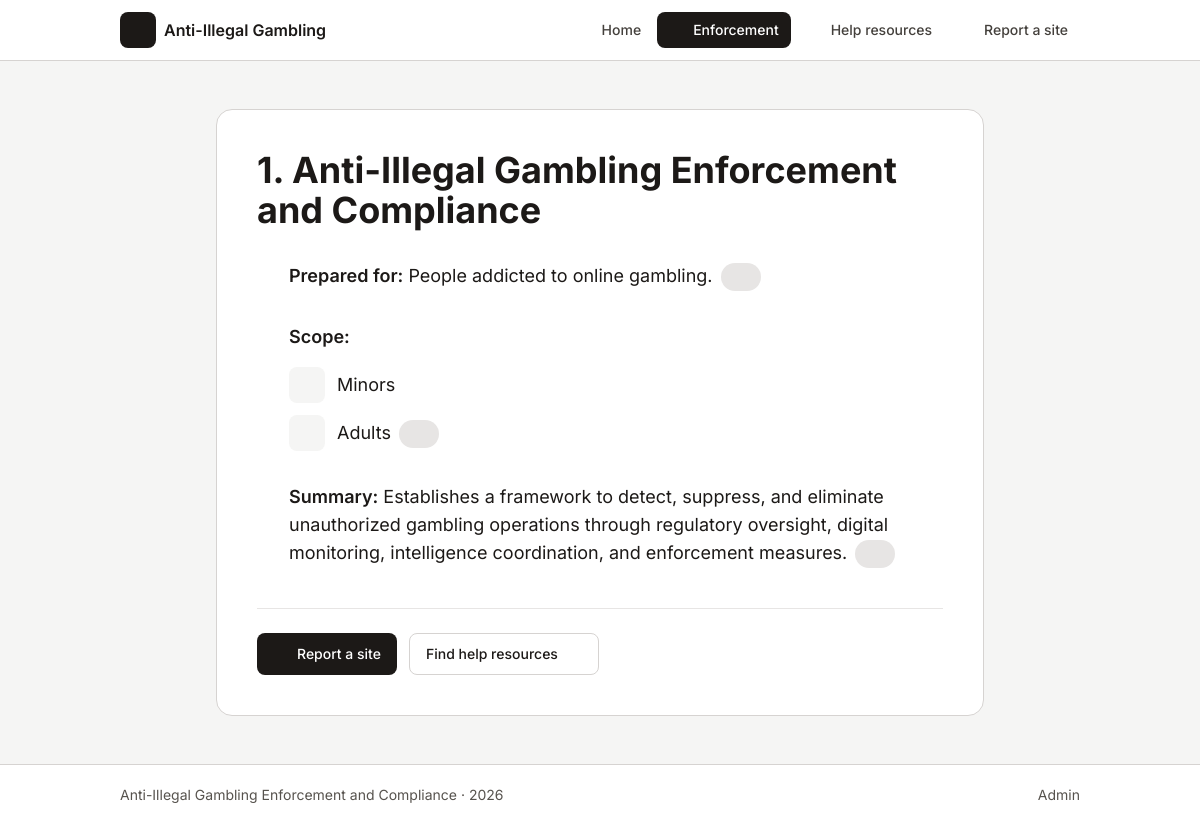
Page /enforcement.php on the committed database.
### tables this page shows
CREATE TABLE sections (
  id           INT UNSIGNED AUTO_INCREMENT PRIMARY KEY,
  section_no   INT UNSIGNED NOT NULL,
  title        VARCHAR(255) NOT NULL,
  prepared_for VARCHAR(255) NOT NULL,
  summary      TEXT NOT NULL
);

CREATE TABLE scope_items (
  id         INT UNSIGNED AUTO_INCREMENT PRIMARY KEY,
  section_id INT UNSIGNED NOT NULL,
  label      VARCHAR(100) NOT NULL,
  icon       VARCHAR(30)  NOT NULL DEFAULT 'user',
  sort_order INT NOT NULL DEFAULT 0,
  FOREIGN KEY (section_id) REFERENCES sections(id) ON DELETE CASCADE
);

### db.php (called while the page is built, shortened)
<?php
require_once __DIR__ . '/functions.php';
function db(): PDO
{
    static $pdo = null;
    if ($pdo === null) {
        try {
            $pdo = new PDO(
                'mysql:host=' . DB_HOST . ';dbname=' . DB_NAME . ';charset=utf8mb4',
                DB_USER,
                DB_PASS,
                [
                    PDO::ATTR_ERRMODE            => PDO::ERRMODE_EXCEPTION,
                    PDO::ATTR_DEFAULT_FETCH_MODE => PDO::FETCH_ASSOC,
                    PDO::ATTR_EMULATE_PREPARES   => false,
                ]
            );
        } catch (PDOException $ex) {
            http_response_code(500);
            exit('Database connection failed. Start MySQL in XAMPP and import database.sql.');
        }
    }
    return $pdo;
}

### enforcement.php (the view, shortened to what this page needs)
<?php
require_once __DIR__ . '/includes/db.php';
$sections = db()->query('SELECT * FROM sections ORDER BY section_no')->fetchAll();
$scopeStmt = db()->prepare('SELECT label, icon FROM scope_items WHERE section_id = ? ORDER BY sort_order');
require __DIR__ . '/includes/header.php';
?>
<div class="space-y-6">
<?php foreach ($sections as $section):
    $scopeStmt->execute([$section['id']]);
    $scope = $scopeStmt->fetchAll();
?>
<article class="mx-auto w-full max-w-3xl rounded-2xl border border-stone-300 bg-white p-6 sm:p-10">
    <h1 class="text-2xl font-bold leading-tight sm:text-3xl lg:text-4xl">
        <?= (int) $section['section_no'] ?>. <?= e($section['title']) ?>
    </h1>
    <div class="mt-8 space-y-8">
        <section>
            <p class="flex items-start gap-3 text-base sm:text-lg">
                <span class="mt-0.5 text-stone-500"><?= icon('target') ?></span>
                <span><strong class="font-semibold">Prepared for:</strong> <?= e($section['prepared_for']) ?><?= chip() ?></span>
            </p>
        </section>
        <section>
            <h2 class="flex items-center gap-3 text-base font-semibold sm:text-lg">
                <span class="text-stone-500"><?= icon('list') ?></span>Scope:
            </h2>
            <ul class="mt-4 space-y-3 sm:ml-8">
                <?php foreach ($scope as $i => $item): ?>
                    <li class="flex items-center gap-3 text-base sm:text-lg">
                        <span class="inline-flex h-9 w-9 items-center justify-center rounded-lg bg-stone-100 text-stone-700"><?= icon($item['icon']) ?></span>
                        <span><?= e($item['label']) ?><?= $i === count($scope) - 1 ? chip() : '' ?></span>
                    </li>
                <?php endforeach; ?>
            </ul>
        </section>
        <section>
            <p class="flex items-start gap-3 text-base leading-relaxed sm:text-lg">
                <span class="mt-0.5 text-stone-500"><?= icon('file') ?></span>
                <span><strong class="font-semibold">Summary:</strong> <?= e($section['summary']) ?><?= chip() ?></span>
            </p>
        </section>
    </div>
    <div class="mt-10 flex flex-wrap gap-3 border-t border-stone-200 pt-6">
        <a href="report.php" class="inline-flex items-center gap-2 rounded-lg bg-stone-900 px-4 py-2.5 text-sm font-medium text-white hover:bg-stone-700 focus:outline-none focus-visible:ring-2 focus-visible:ring-stone-900 focus-visible:ring-offset-2">
            <?= icon('flag', 'h-4 w-4') ?>Report a site
        </a>
        <a href="help.php" class="inline-flex items-center gap-2 rounded-lg border border-stone-300 px-4 py-2.5 text-sm font-medium hover:border-stone-900 focus:outline-none focus-visible:ring-2 focus-visible:ring-stone-900 focus-visible:ring-offset-2">
            Find help resources <?= icon('chevron', 'h-4 w-4') ?>
        </a>
    </div>
</article>
<?php endforeach; ?>
</div>
<?php require __DIR__ . '/includes/footer.php'; ?>

### functions.php (shortened to what this page needs)
<?php
function e(string $text): string
{
    return htmlspecialchars($text, ENT_QUOTES, 'UTF-8');
}
function icon(string $name, string $class = 'h-5 w-5'): string
{
    return '<svg xmlns="http://www.w3.org/2000/svg" class="' . $class . '" viewBox="0 0 24 24" fill="none" stroke="currentColor" stroke-width="2" stroke-linecap="round" stroke-linejoin="round" aria-hidden="true">'
        . ($paths[$name] ?? '') . '</svg>';
}
function chip(): string
{
    return '<span class="ml-2 inline-flex h-7 w-10 items-center justify-center rounded-full bg-stone-200 align-middle text-stone-600">'
        . icon('file', 'h-4 w-4') . '</span>';
}

### rows in the picture
sections: section_no "1", title "Anti-Illegal Gambling Enforcement and Compliance", prepared_for "People addicted to online gambling.", summary "Establishes a framework to detect, suppress, and eliminate unauthorized gambling operations through regulatory oversight, digital monitoring, intelligence coordination, and enforcement measures."
scope_items: label "Minors"
scope_items: label "Adults"

### other values in the picture
$label "Home"
$label "Enforcement"
$label "Help resources"
$label "Report a site"
